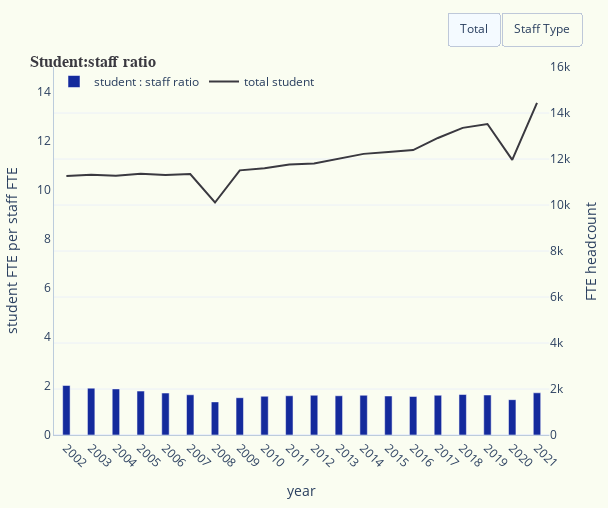

Notebook cell for this chart:
### Code cell
pio.templates.default = "plotly_white"

fig_ratio = make_subplots(specs=[[{"secondary_y": True}]])

fig_ratio.add_trace(go.Bar(x=yale_pct_change["year"],y=yale_pct_change['student fte per staff fte'],orientation='v',name="student : staff ratio",marker=dict(color='#142A9C'),width=.3,visible=True),secondary_y=False)
fig_ratio.add_trace(go.Bar(x=yale_pct_change["year"],y=yale_pct_change['student fte per non instruction staff fte'],orientation='v',name="student : non instructional staff ratio",marker=dict(color='#7498D2'),width=.3,visible=False),secondary_y=False)
fig_ratio.add_trace(go.Bar(x=yale_pct_change["year"],y=yale_pct_change['student fte per instruction staff fte'],orientation='v',name="student : instructional staff ratio",marker=dict(color='#A1A1CE'),width=.3,visible=False),secondary_y=False)
fig_ratio.add_trace(go.Scatter(x=yale_pct_change["year"],y=yale_pct_change['student fte'],name="total student",mode="lines",line=dict(width=2,color='#3a3940'),visible=True),secondary_y=True)


fig_ratio.update_yaxes(title_text="FTE headcount", range=[0,16000], secondary_y=True)

fig_ratio.update_layout(
    plot_bgcolor="#FAFDF1",
    paper_bgcolor="#FAFDF1",
    hovermode="x",
    hoverdistance=100, # Distance to show hover label of data point
    spikedistance=1000, # Distance to show spike
    xaxis=dict(
        title='year',
        linecolor="#BCCCDC",
        showspikes=True,
        spikethickness=2,
        spikedash="dot",
        spikecolor="#999999",
        spikemode="across",
        showgrid=False,
        fixedrange = True
    ),
    yaxis = dict(
        title="student FTE per staff FTE",
        linecolor="#BCCCDC",
        showgrid=False,
        fixedrange = True,
        range=[0,15]
    )
)

fig_ratio.update_layout(
    autosize=False,
    width=608,
    height=508,
    margin=dict(l=20, r=20, t=20, b=20))

fig_ratio.update_layout(legend = dict(
    orientation = "h",
    x=0,
    y=1,
    bgcolor="#FAFDF1")
)

fig_ratio.update_layout(
    title=dict(text="<b>Student:staff ratio</b>", font=dict(size=16), automargin=True, yref='paper')
)

fig_ratio.update_layout(
    title_font_family="Georgia",
    title_font_color="#3a3940",
    title_font_size = 16
)


fig_ratio = fig_ratio.update_xaxes(tickangle=45)
fig_ratio.update_layout(hoverlabel_namelength=-1)

fig_ratio.update_layout(
    updatemenus=[
        dict(
            type="buttons",
            direction="right",
            active=0,
            x=1,
            y=1.15,
            buttons=list([
                dict(label="Total",
                     method="update",
                     args=[{"visible": [True, False, False, True]}]),
                dict(label="Staff Type",
                     method="update",
                     args=[{"visible": [True, True, True, True]}])
            ]),
        )
    ])

fig_ratio.show()
fig_ratio.write_html("/Users/ellenruthconnell/Documents/INFO_696/4_visualizations/figure2.html")

### Figure 1 — Plotly figure (JSON) as saved in the notebook; plotly's stock layout.template omitted (floating-point values rounded to 4 significant figures)
{"data": [{"marker": {"color": "#142A9C"}, "name": "student : staff ratio", "orientation": "v", "type": "bar", "visible": true, "width": 0.3, "x": ["2002", "2003", "2004", "2005", "2006", "2007", "2008", "2009", "2010", "2011", "2012", "2013", "2014", "2015", "2016", "2017", "2018", "2019", "2020", "2021"], "xaxis": "x", "y": [2.02, 1.91, 1.88, 1.79, 1.71, 1.64, 1.35, 1.52, 1.58, 1.6, 1.62, 1.6, 1.62, 1.59, 1.57, 1.62, 1.65, 1.63, 1.44, 1.72], "yaxis": "y"}, {"marker": {"color": "#7498D2"}, "name": "student : non instructional staff ratio", "orientation": "v", "type": "bar", "visible": false, "width": 0.3, "x": ["2002", "2003", "2004", "2005", "2006", "2007", "2008", "2009", "2010", "2011", "2012", "2013", "2014", "2015", "2016", "2017", "2018", "2019", "2020", "2021"], "xaxis": "x", "y": [2.63, 2.51, 2.49, 2.39, 2.28, 2.2, 1.8, 2.05, 2.15, 2.18, 2.14, 2.12, 2.16, 2.11, 2.12, 2.2, 2.19, 2.16, 1.91, 2.31], "yaxis": "y"}, {"marker": {"color": "#A1A1CE"}, "name": "student : instructional staff ratio", "orientation": "v", "type": "bar", "visible": false, "width": 0.3, "x": ["2002", "2003", "2004", "2005", "2006", "2007", "2008", "2009", "2010", "2011", "2012", "2013", "2014", "2015", "2016", "2017", "2018", "2019", "2020", "2021"], "xaxis": "x", "y": [8.6, 7.96, 7.6, 7.1, 6.83, 6.5, 5.45, 5.91, 5.93, 6.01, 6.6, 6.54, 6.37, 6.38, 6.07, 6.12, 6.76, 6.57, 5.79, 6.71], "yaxis": "y"}, {"line": {"color": "#3a3940", "width": 2}, "mode": "lines", "name": "total student", "type": "scatter", "visible": true, "x": ["2002", "2003", "2004", "2005", "2006", "2007", "2008", "2009", "2010", "2011", "2012", "2013", "2014", "2015", "2016", "2017", "2018", "2019", "2020", "2021"], "xaxis": "x", "y": [11261, 11315, 11276, 11360, 11303, 11345, 10109, 11507, 11597, 11763, 11804, 11997, 12223, 12302, 12388, 12915, 13353, 13522, 11964, 14439], "yaxis": "y2"}], "layout": {"autosize": false, "height": 508, "hoverdistance": 100, "hoverlabel": {"namelength": -1}, "hovermode": "x", "legend": {"bgcolor": "#FAFDF1", "orientation": "h", "x": 0, "y": 1}, "margin": {"b": 20, "l": 20, "r": 20, "t": 20}, "paper_bgcolor": "#FAFDF1", "plot_bgcolor": "#FAFDF1", "spikedistance": 1000, "title": {"automargin": true, "font": {"color": "#3a3940", "family": "Georgia", "size": 16}, "text": "<b>Student:staff ratio</b>", "yref": "paper"}, "updatemenus": [{"active": 0, "buttons": [{"args": [{"visible": [true, false, false, true]}], "label": "Total", "method": "update"}, {"args": [{"visible": [true, true, true, true]}], "label": "Staff Type", "method": "update"}], "direction": "right", "type": "buttons", "x": 1, "y": 1.15}], "width": 608, "xaxis": {"anchor": "y", "domain": [0, 0.94], "fixedrange": true, "linecolor": "#BCCCDC", "showgrid": false, "showspikes": true, "spikecolor": "#999999", "spikedash": "dot", "spikemode": "across", "spikethickness": 2, "tickangle": 45, "title": {"text": "year"}}, "yaxis": {"anchor": "x", "domain": [0, 1], "fixedrange": true, "linecolor": "#BCCCDC", "range": [0, 15], "showgrid": false, "title": {"text": "student FTE per staff FTE"}}, "yaxis2": {"anchor": "x", "overlaying": "y", "range": [0, 16000], "side": "right", "title": {"text": "FTE headcount"}}}}
